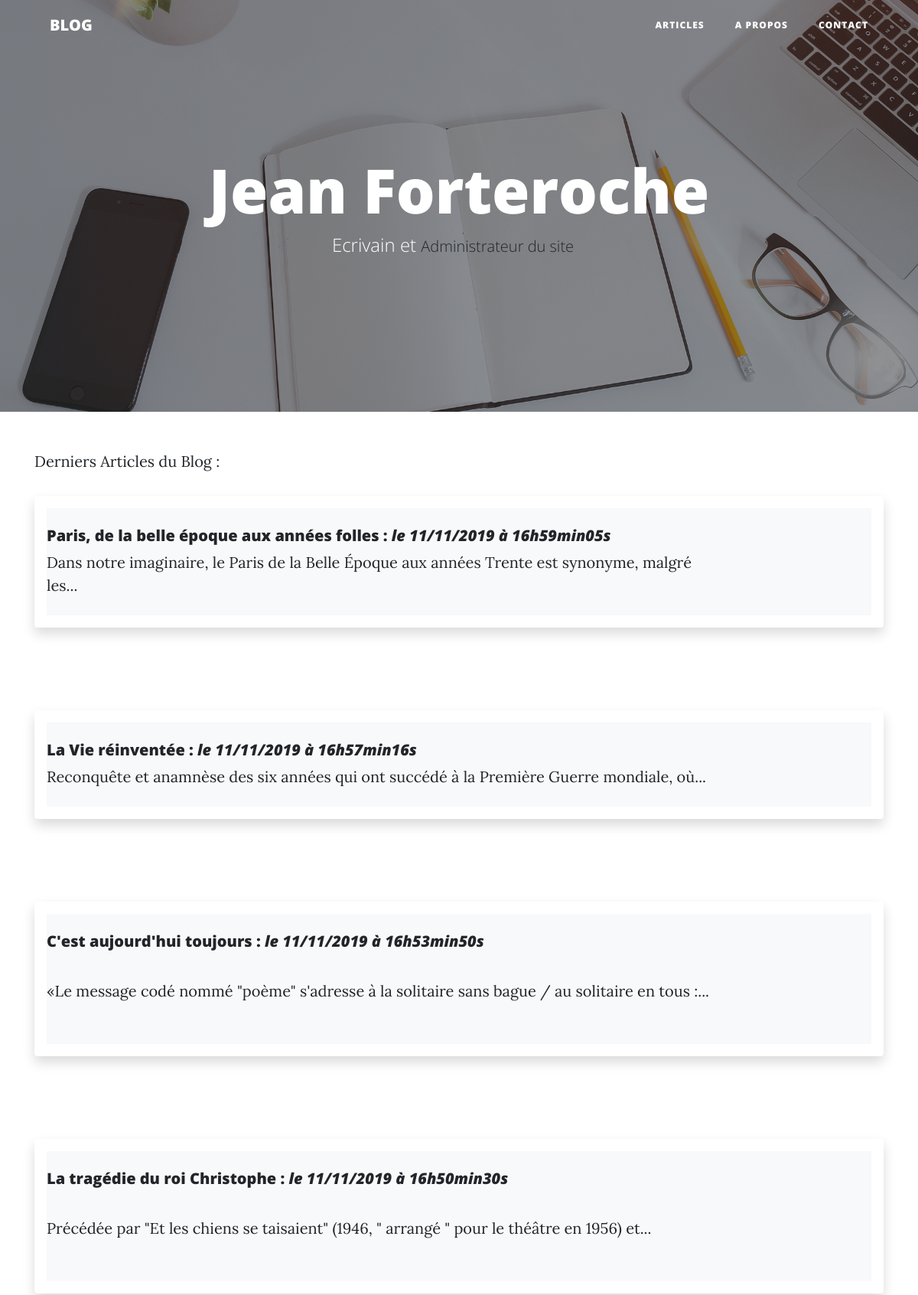
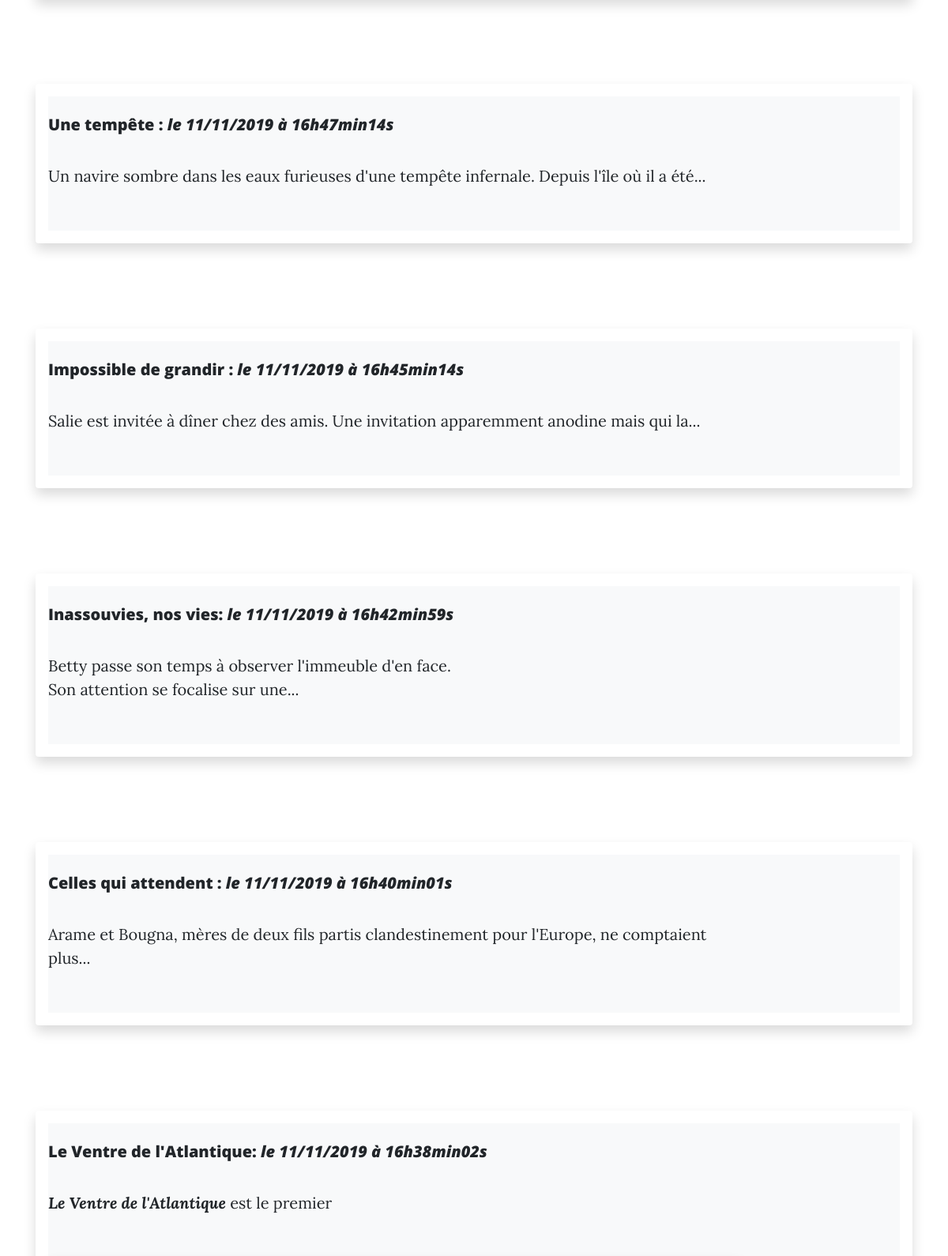
The page / (upper part) on the database its author committed (2 pictures, top to bottom).
### tables this page shows
CREATE TABLE `posts` (
  `id` int(11) NOT NULL,
  `title` varchar(255) NOT NULL,
  `images` varchar(200) NOT NULL,
  `content` text NOT NULL,
  `creation_date` datetime NOT NULL
);

### controller/Frontend.php (called while the page is built, shortened)
<?php
class Frontend
{
    public function listPosts()
    {
        $postManager = new PostManager();
        $posts       = $postManager->getPosts();
        require('view/frontend/listPostsView.php');
    }
}

### model/PostManager.php (called while the page is built, shortened)
<?php
class PostManager extends BddManager
{
    public function getPosts()
    {
        $db  = $this->dbConnect();
        $req = $db->query('SELECT id, title, content, DATE_FORMAT(creation_date, \'%d/%m/%Y à %Hh%imin%ss\') AS creation_date_fr FROM posts ORDER BY creation_date DESC ');
        return $req;
    }
}

### view/frontend/listPostsView.php (the view, shortened to what this page needs)
<div class='container'>
<p>Derniers Articles du Blog :</p>
    <?php while ($data=$posts->fetch()) { ?>
        <div class="shadow p-3 mb-5 bg-white rounded">
            <div class="row no-gutters bg-light position-relative">
                <div class="col-md-10 position-static p-4 pl-md-0">
                    <h5 class="mt-0"><?=htmlspecialchars($data['title']).':'.' '?><em>le <?=$data['creation_date_fr'] ?></em>
                    </h5>
                    <div class="row">
                        <div class="col-12 "><?=substr(substr($data['content'],0,100),0,strrpos(substr($data['content'],0,100),' ')).'...' ?>
                        </div>
                    </div><a href="index.php?action=post&amp;id=<?=$data['id'] ?>" class="stretched-link"></a>
            </div>
        </div>
    </div><br><br>
    <?php
        }
    ?>
</div>
<?php require('view/template.php');?>

### rows shown on the page
posts: title "Paris, de la belle époque aux années folles", creation_date_fr "11/11/2019 à 16h59min05s", content "Dans notre imaginaire, le Paris de la Belle Époque aux années Trente est synonyme, malgré les"
posts: title "La Vie réinventée", creation_date_fr "11/11/2019 à 16h57min16s", content "Reconquête et anamnèse des six années qui ont succédé à la Première Guerre mondiale, où"
posts: title "C'est aujourd'hui toujours", creation_date_fr "11/11/2019 à 16h53min50s", content "«Le message codé nommé \"poème\" s'adresse à la solitaire sans bague / au solitaire en tous :"
posts: title "La tragédie du roi Christophe", creation_date_fr "11/11/2019 à 16h50min30s", content "Précédée par \"Et les chiens se taisaient\" (1946, \" arrangé \" pour le théâtre en 1956) et"
posts: title "Une tempête", creation_date_fr "11/11/2019 à 16h47min14s", content "Un navire sombre dans les eaux furieuses d'une tempête infernale. Depuis l'île où il a été"
posts: title "Impossible de grandir", creation_date_fr "11/11/2019 à 16h45min14s", content "Salie est invitée à dîner chez des amis. Une invitation apparemment anodine mais qui la"
posts: title "Inassouvies, nos vies", creation_date_fr "11/11/2019 à 16h42min59s", content "Betty passe son temps à observer l'immeuble d'en face. Son attention se focalise sur une"
posts: title "Celles qui attendent", creation_date_fr "11/11/2019 à 16h40min01s", content "Arame et Bougna, mères de deux fils partis clandestinement pour l'Europe, ne comptaient plus"
posts: title "Le Ventre de l'Atlantique", creation_date_fr "11/11/2019 à 16h38min02s", content "Le Ventre de l'Atlantique est le premier"
